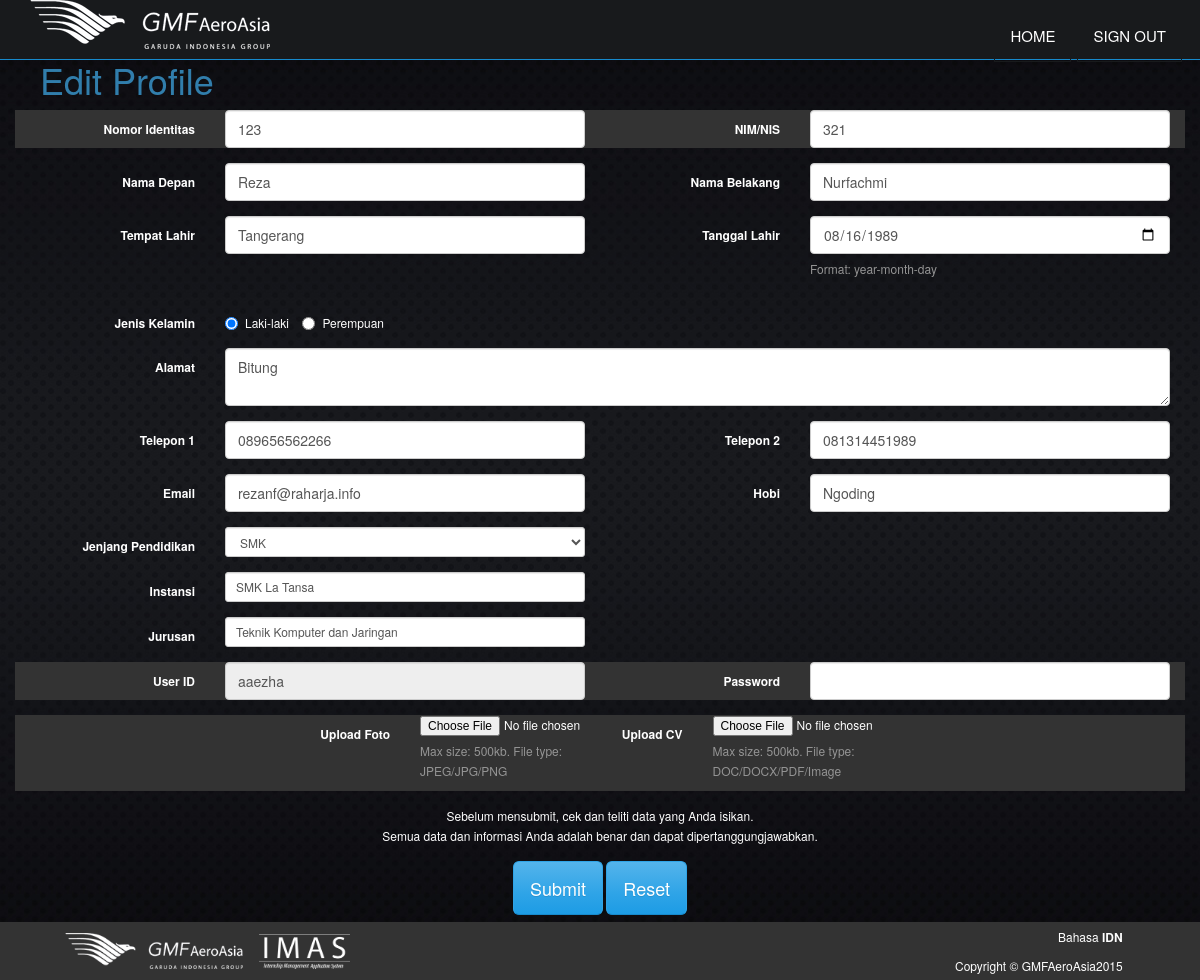
/home.php?p=profil_user (signed in), run on the app's committed database.
### tables this page shows
CREATE TABLE `user_detail` (
  `GUID` varchar(36) NOT NULL,
  `USER_ID` varchar(36) NOT NULL,
  `UNIT_ID` varchar(36) NOT NULL,
  `FIRSTNAME` varchar(30) NOT NULL,
  `LASTNAME` varchar(30) NOT NULL,
  `ID_CARD` varchar(20) NOT NULL,
  `NIM_NIS` varchar(15) NOT NULL,
  `EMAIL` varchar(128) NOT NULL,
  `PLACE_OF_BIRTH` varchar(50) NOT NULL,
  `DATE_OF_BIRTH` date NOT NULL,
  `GENDER` char(1) NOT NULL,
  `USER_ADDRESS` text NOT NULL,
  `HOBBY` varchar(160) NOT NULL,
  `PHONE1` varchar(15) NOT NULL,
  `PHONE2` varchar(15) NOT NULL,
  `CONCERN` varchar(128) NOT NULL,
  `ABOUT_ME` text NOT NULL,
  `CV` blob NOT NULL,
  `MIME_CV` varchar(255) NOT NULL,
  `PHOTO` blob NOT NULL,
  `MIME_PHOTO` varchar(255) NOT NULL,
  `DTMCRT` timestamp NOT NULL DEFAULT CURRENT_TIMESTAMP ON UPDATE CURRENT_TIMESTAMP,
  `USRCRT` varchar(30) NOT NULL,
  `DTMUPD` timestamp NOT NULL DEFAULT '0000-00-00 00:00:00',
  `USRUPD` varchar(30) NOT NULL,
  PRIMARY KEY (`GUID`),
  UNIQUE KEY `USER_ID` (`USER_ID`)
);

CREATE TABLE `user_education` (
  `GUID` varchar(36) NOT NULL,
  `USER_DETAIL_ID` varchar(36) NOT NULL,
  `EDUCATION_LEVEL_ID` varchar(36) NOT NULL,
  `INSTITUTE_ID` varchar(36) NOT NULL,
  `MAJOR_ID` varchar(36) NOT NULL,
  `NAME_TRAINING` varchar(255) NOT NULL,
  `CERTIFICATE` blob NOT NULL,
  `TYPE_EDUCATION` char(1) NOT NULL,
  `START_YEAR` date NOT NULL,
  `END_YEAR` date NOT NULL,
  `DTMCRT` datetime NOT NULL,
  `USRCRT` varchar(30) NOT NULL,
  `DTMUPD` datetime NOT NULL,
  `USRUPD` varchar(30) NOT NULL,
  PRIMARY KEY (`GUID`)
);

CREATE TABLE `institute` (
  `GUID` varchar(36) NOT NULL,
  `INSTITUTE_NAME` varchar(45) NOT NULL,
  `INSTITUTE_NAME2` varchar(45) DEFAULT NULL,
  `INSTITUTE_TYPE` varchar(2) NOT NULL DEFAULT '0',
  `INSTITUTE_NICK` varchar(10) NOT NULL,
  `INSTITUTE_HEAD` varchar(50) NOT NULL,
  `INSTITUTE_RANK` varchar(25) NOT NULL,
  `INSTITUTE_ADDRESS` text NOT NULL,
  `MOU` blob NOT NULL,
  `MOU_MIME` varchar(25) NOT NULL,
  `MOU_START` year(4) NOT NULL,
  `MOU_END` year(4) NOT NULL,
  `STATUS` int(1) DEFAULT '0',
  `DTMCRT` datetime NOT NULL,
  `USRCRT` varchar(30) NOT NULL,
  `DTMUPD` datetime NOT NULL,
  `USRUPD` varchar(30) NOT NULL,
  PRIMARY KEY (`GUID`)
);

CREATE TABLE `major` (
  `GUID` varchar(36) NOT NULL,
  `MAJOR_NAME` varchar(255) NOT NULL,
  `MAJOR_NAME2` varchar(255) DEFAULT NULL,
  `DTMCRT` date NOT NULL,
  `USRCRT` varchar(30) NOT NULL,
  `DTMUPD` date NOT NULL,
  `USRUPD` varchar(30) NOT NULL,
  PRIMARY KEY (`GUID`)
);

CREATE TABLE `user` (
  `GUID` varchar(36) NOT NULL,
  `USERNAME` varchar(30) NOT NULL,
  `PASSWORD` char(32) NOT NULL,
  `ISLOGIN` char(1) NOT NULL,
  `VERIFIED` char(1) NOT NULL DEFAULT '0',
  `LASTLOGIN` datetime NOT NULL,
  `DTMCRT` datetime DEFAULT NULL,
  `DTMUPD` datetime NOT NULL,
  `USRUPD` varchar(30) NOT NULL,
  PRIMARY KEY (`GUID`)
);

### fungsi.php (called while the page is built, shortened)
<?php
function konvert($tabel,$id,$kolom){
	$q = mysql_query("select $kolom from $tabel where GUID='$id'");
	$d = mysql_fetch_array($q);
	return $d[$kolom];
}
function data_user_detail_user($guid,$kolom){
	$a = mysql_query("select * from user_detail where USER_ID='$guid'");
	$b = mysql_fetch_array($a);
	return $b[$kolom];
}
?>

### home.php (the view, shortened to what this page needs)
<!DOCTYPE html>
<html lang="en">
<head>
        <link rel="stylesheet" type="text/css" href="css/bootstrap.css" />
        <link rel="stylesheet" type="text/css" href="css/bootstrap-responsive.css" />
        <link rel="stylesheet" type="text/css" href="css/style - Copy.css" />
        <link rel="stylesheet" type="text/css" href="css/imas.css" />
        <link href="css/datatables.bootstrap.css" rel="stylesheet">
        <link rel="stylesheet" type="text/css" href="css/jquery.cslider.css" />
        <link rel="stylesheet" type="text/css" href="css/jquery.bxslider.css" />
        <link rel="stylesheet" type="text/css" href="css/animate.css" />
        <link rel="stylesheet" type="text/css" href="css/jquery-ui.css" />
</head>
<body onLoad="MM_preloadImages('images/internship_.png','images/pengajuan_.png')">
<nav class="navbar navbar-default navbar-fixed-top">
  <div class="container">
    <div class="navbar-header">
      <img src="images/logo.png" width="100%" height="100%" alt="Logo" />
    </div>
    <div id="navbar" class="navbar-collapse collapse">
      <ul class="nav navbar-nav navbar-right" id="top-navigation">
        <?php
        if(!isset($_GET['p'])){
        ?>
          <li><a href="home.php">Home</a></li>
          <?php if($_SESSION['grup']=='ADMIN' or $_SESSION['grup']=='LCU'){ ?>
          <li><a href="#mastersetting">Master Setting</a></li>
          <li><a href="#internship">Internship</a></li>
          <li><a href="#comment">Guestbook</a></li>
          <?php }else{ ?>
          <li><a href="#mastersetting">Internship</a></li>
          <li><a href="#internship">History</a></li>
          <?php } ?>
          <li><a href="proses_logout.php">Sign Out</a></li>
        <?php
        }else{
        ?>
          <li><a href="home.php">Home</a></li>
          <li><a href="proses_logout.php">Sign Out</a></li>
        <?php
        }
        ?>
      </ul>
    </div>
  </div>
</nav>
<?php
if(isset($_GET['p'])){
  $p = mysql_real_escape_string($_GET['p']);
?>
<div class="section aaezha" id="mastersetting">
<div class="container">
<?php
  include $p.'.php';
?>
</div></div>
<?php
}else{
  include 'inside_default.php';
}
?>
<div class="footer">
            <table width="100%" height="58" border="0" cellpadding="0" cellspacing="0">
              <tr>
                <td width="220" rowspan="2"><div align="right"><img src="images/logo.png" width="178" height="36"></div></td>
                <td width="15" rowspan="2">&nbsp;</td>
                <td width="438" rowspan="2"><div align="left"><img src="images/logo IMAS_bg gelap.png" width="91" height="35"></div></td>
                <td width="344"><div align="right" style="color:#FFFFFF">Bahasa  <strong><a href="#" style="color:#FFFFFF">IDN</a></strong> </div></td>
                <td width="70" rowspan="2">&nbsp;</td>
              </tr>
              <tr>
                <td><div align="right">Copyright &copy; GMFAeroAsia2015</div>
                <div align="right"></div></td>
              </tr>
            </table>
</div>
</body>
</html>

### profil_user.php (shortened to what this page needs)
<?php
$iduser = $_SESSION['iduser'];
$iduserdetail = data_user_detail_user($iduser,'GUID');
$a = mysql_query("select * from user where GUID='$iduser'");
$b = mysql_fetch_array($a);
$q = mysql_query("select * from user_detail where GUID='$iduserdetail'");
$d = mysql_fetch_array($q);
$e = mysql_query("select * from user_education where USER_DETAIL_ID='$iduserdetail'");
$f = mysql_fetch_array($e);
?>
<h1>Edit Profile</h1>
<form class="form-horizontal" action="" method="post" id="myform" enctype="multipart/form-data">
  <div class="form-group" style="background:#333">
    <label class="col-sm-2 control-label">Nomor Identitas</label>
    <div class="col-sm-4">
      <input type="text" name="noid" id="inputNoid" class="form-control" value="<?=$d['ID_CARD'];?>" required="required" maxlength="25">
    </div>
    <label class="col-sm-2 control-label">NIM/NIS</label>
    <div class="col-sm-4">
      <input type="text" name="nims" id="inputNims" class="form-control" value="<?=$d['NIM_NIS'];?>" onkeypress="return isNumber(event)" required="required" maxlength="15">
    </div>
  </div>
  <div class="form-group">
    <label class="col-sm-2 control-label">Nama Depan</label>
    <div class="col-sm-4">
      <input type="text" name="namadepan" id="inputNamadepan" class="form-control" value="<?=$d['FIRSTNAME'];?>" required="required" maxlength="30">
    </div>
    <label class="col-sm-2 control-label">Nama Belakang</label>
    <div class="col-sm-4">
      <input type="text" name="namabelakang" id="inputNamabelakang" class="form-control" value="<?=$d['LASTNAME'];?>" required="required" maxlength="30">
    </div>
  </div>
  <div class="form-group">
    <label class="col-sm-2 control-label">Tempat Lahir</label>
    <div class="col-sm-4">
      <input type="text" name="tempatlahir" id="inputTempatlahir" class="form-control" value="<?=$d['PLACE_OF_BIRTH'];?>" required="required" maxlength="50">
    </div>
    <label class="col-sm-2 control-label">Tanggal Lahir</label>
    <div class="col-sm-4">
      <input type="date" name="tanggallahir" id="tgl" class="form-control" value="<?=$d['DATE_OF_BIRTH'];?>" required="required" aria-describedby="helpBlock">
      <span id="helpBlock" class="help-block">Format: year-month-day</span>
    </div>
  </div>
  <div class="form-group">
    <label class="col-sm-2 control-label">Jenis Kelamin</label>
    <div class="col-sm-10">
      <div class="radio">
        <label>
          <input type="radio" name="jk" id="inputJk" value="M"<?php if($d['GENDER']=='M'){ echo " checked";}?>>
          Laki-laki
        </label>
        <label>
          <input type="radio" name="jk" id="inputJk" value="F"<?php if($d['GENDER']=='F'){ echo " checked";}?>>
          Perempuan
        </label>
      </div>
    </div>
  </div>
  <div class="form-group">
    <label class="col-sm-2 control-label">Alamat</label>
    <div class="col-sm-10">
      <textarea class="form-control" name="alamat"><?=$d['USER_ADDRESS'];?></textarea>
    </div>
  </div>
  <div class="form-group">
    <label class="col-sm-2 control-label">Telepon 1</label>
    <div class="col-sm-4">
      <input type="tel" name="tel1" id="inputTel1" class="form-control" value="<?=$d['PHONE1'];?>" required="required" onkeypress="return isNumber(event)" maxlength="15">
    </div>
    <label class="col-sm-2 control-label">Telepon 2</label>
    <div class="col-sm-4">
      <input type="tel" name="tel2" id="inputTel2" class="form-control" value="<?=$d['PHONE2'];?>" required="required" onkeypress="return isNumber(event)" maxlength="15">
    </div>
  </div>
  <div class="form-group">
    <label class="col-sm-2 control-label">Email</label>
    <div class="col-sm-4">
      <input type="email" name="email" id="inputEmail" class="form-control" value="<?=$d['EMAIL'];?>" required="required" title="" maxlength="128">
    </div>
    <label class="col-sm-2 control-label">Hobi</label>
    <div class="col-sm-4">
      <input type="text" name="hobi" id="inputHobi" class="form-control" value="<?=$d['HOBBY'];?>" required="required" maxlength="160">
    </div>
  </div>
  <div class="form-group">
        <label class="col-sm-2 control-label">Jenjang Pendidikan</label>
        <div class="col-sm-4">
          <select name="jenjang" id="inputJenjang" class="form-control input-sm" required="required">
            <?php
            $qj = mysql_query("select * from education_level order by sequence asc");
            while($dj = mysql_fetch_array($qj)){
            ?>
            <option value="<?=$dj['GUID'];?>"><?=$dj['EDUCATION_LEVEL_NAME'];?></option>
            <?php } ?>
          </select>
        </div>
      </div>
      <div class="form-group">
        <label class="col-sm-2 control-label">Instansi</label>
        <div class="col-sm-4">
          <input name="instansi" id="ins" class="form-control input-sm" required="required" value="<?=konvert('institute',$f['INSTITUTE_ID'],'INSTITUTE_NAME');?>">
        </div>
      </div>
      <div class="form-group">
        <label class="col-sm-2 control-label">Jurusan</label>
        <div class="col-sm-4">
          <input name="jurusan" id="inputJurusan" class="form-control input-sm" required="required" value="<?=konvert('major',$f['MAJOR_ID'],'MAJOR_NAME');?>">
        </div>
      </div>
  <div class="form-group" style="background:#333">
    <label class="col-sm-2 control-label">User ID</label>
    <div class="col-sm-4">
      <input type="text" name="userid" id="inputUserid" class="form-control" value="<?=$b['USERNAME'];?>" readonly maxlength="30">
    </div>
    <label class="col-sm-2 control-label">Password</label>
    <div class="col-sm-4">
      <input type="password" name="pw" id="password" class="form-control">
    </div>
  </div>
  <div class="form-group" style="background:#333">
    <label class="col-sm-4 control-label">Upload Foto</label>
    <div class="col-sm-2">
      <input type="file" name="foto" >
      <span id="helpBlock" class="help-block">Max size: 500kb. File type: JPEG/JPG/PNG</span>
    </div>
    <label class="col-sm-1 control-label">Upload CV</label>
    <div class="col-sm-2">
      <input type="file" name="cv" >
      <span id="helpBlock" class="help-block">Max size: 500kb. File type: DOC/DOCX/PDF/Image</span>
    </div>
  </div>
  <div class="form-group">
    <div class="col-sm-12 text-center">
      Sebelum mensubmit, cek dan teliti data yang Anda isikan.<br>
      Semua data dan informasi Anda adalah benar dan dapat dipertanggungjawabkan.
    </div>
  </div>
  <div class="form-group">
    <div class="col-sm-12 text-center">
      <button type="submit" id="submit" class="btn btn-primary btn-lg">Submit</button>
      <button type="reset" class="btn btn-primary btn-lg">Reset</button>
    </div>
  </div>
</form>

### css/style - Copy.css (style rules this page uses)
html { position: relative; min-height: 100%; }
body { color: #fff; line-height:1.2em; font-size:12px; line-height:20px; background-color: #FFF; background: #181A1C url(../images/brand-bg.png) repeat center; }
a { color:#065671; text-decoration: none; }
h1, h2, h3, h4, h5, h6 { font-weight: normal; }
h1 { margin: 10px; }
.navbar { background: #181A1C; margin-bottom:0; min-height:70px; }
.navbar-fixed-top { min-height:60px; height:60px; padding-top:0; }
.navbar .nav > li > a { text-transform:uppercase; line-height: auto; vertical-align: middle; margin:10px 3px; -webkit-box-shadow: none; -moz-box-shadow: none; border: 1px solid #181A1C; box-shadow: none; font-size:15px; text-shadow: none; color: #fff; transition: border-color 1s ease; }
.section { padding-bottom: 50px; }
.section .container { padding-top:50px; }
.aaezha { background-color: transparent !important; }
.footer { position: absolute; bottom: 0; width: 100%; background: #333333; text-align: center; }

### data on the page
user_detail: noid "123", nims "321", namadepan "Reza", namabelakang "Nurfachmi", tempatlahir "Tangerang", tanggallahir "08/16/1989", GENDER "☑ Laki-laki", GENDER "☐ Perempuan", alamat "Bitung", tel1 "089656562266", tel2 "081314451989", email "rezanf@raharja.info", hobi "Ngoding"
user_education: instansi "SMK La Tansa", jurusan "Teknik Komputer dan Jaringan"
user: userid "aaezha"

### other printed values
form field jenjang "SMK"
